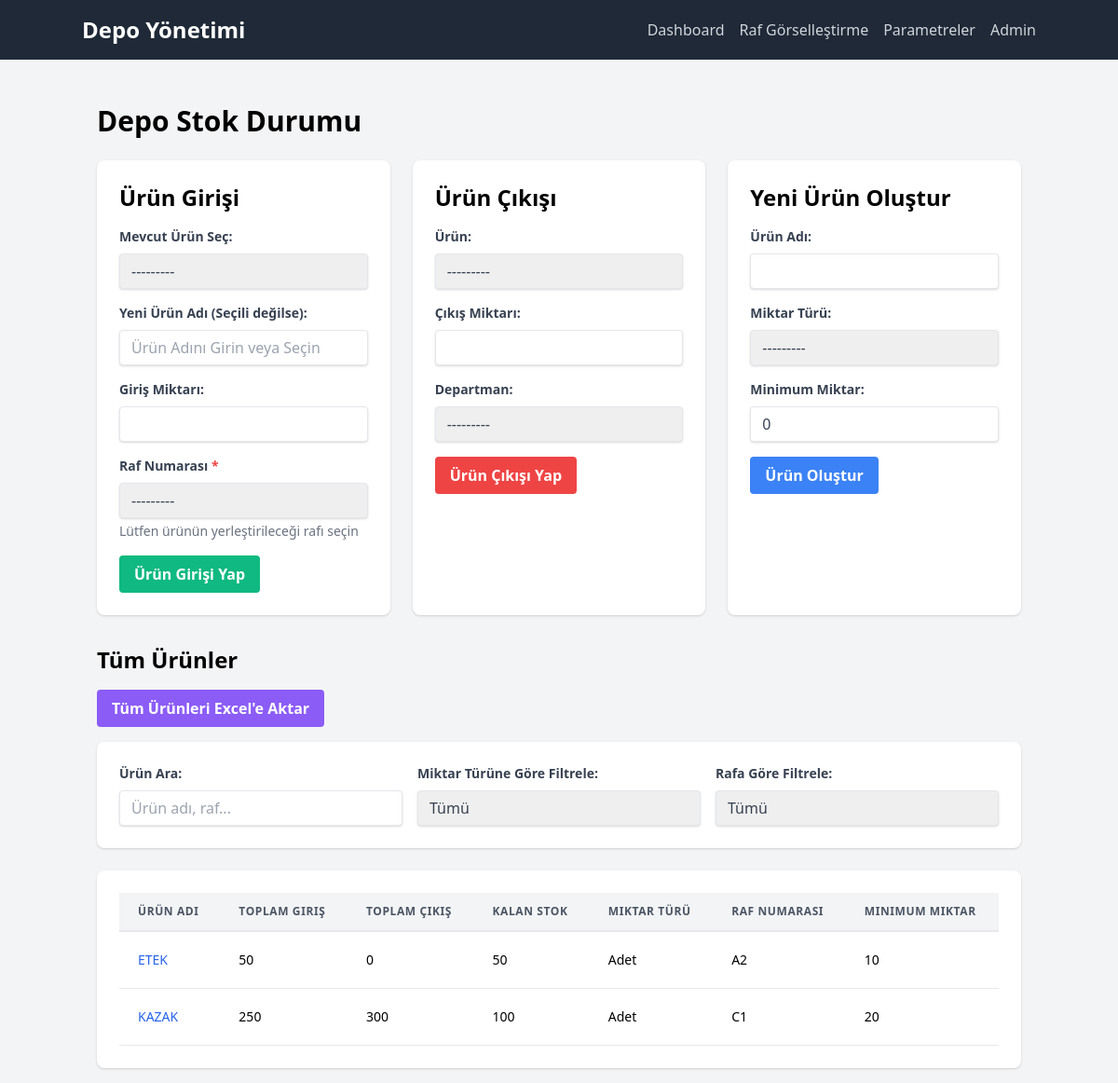
Before: / (signed in) with the older database file.
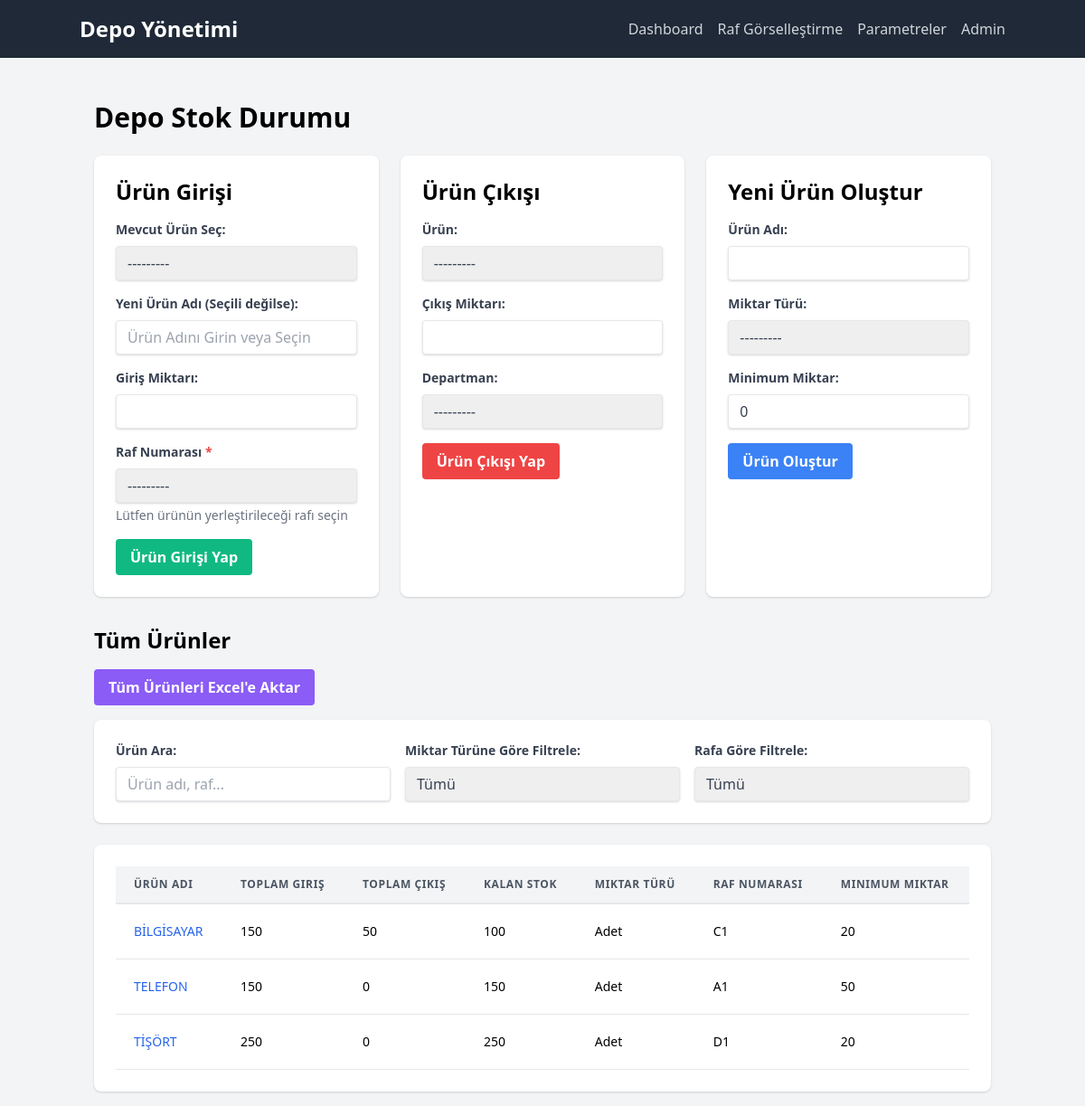
After: the same page with the newer database file.
### depo/models.py (models this page shows, shortened)
class Product(models.Model):
    name = models.CharField(max_length=200, unique=True, verbose_name="Ürün Adı")
    quantity_type = models.ForeignKey(QuantityType, on_delete=models.SET_NULL, null=True, verbose_name="Miktar Türü")
    minimum_quantity = models.IntegerField(default=0, verbose_name="Minimum Miktar")
    shelf = models.ForeignKey(Shelf, on_delete=models.SET_NULL, null=True, blank=True, verbose_name="Raf Numarası")
    class Meta:
        verbose_name = "Ürün"
        verbose_name_plural = "Ürünler"
    def __str__(self):
        return self.name
    @property
    def calculated_stock(self):
        total_entry = self.entrytransaction_set.aggregate(
            total=Coalesce(Sum('quantity'), Value(0))
        )['total']
        total_exit = self.exittransaction_set.aggregate(
            total=Coalesce(Sum('quantity'), Value(0))
        )['total']
        return total_entry - total_exit

class QuantityType(models.Model):
    name = models.CharField(max_length=50, unique=True, verbose_name="Miktar Türü")
    class Meta:
        verbose_name = "Miktar Türü"
        verbose_name_plural = "Miktar Türleri"
    def __str__(self):
        return self.name

class Shelf(models.Model):
    name = models.CharField(max_length=50, unique=True, verbose_name="Raf Numarası")
    class Meta:
        verbose_name = "Raf"
        verbose_name_plural = "Raflar"
    def __str__(self):
        return self.name

### depo/views.py (the view)
# urls.py: path('', views.DashboardView.as_view(), name='dashboard'),
class DashboardView(LoginRequiredMixin, ListView):
    model = Product
    template_name = 'depo/dashboard.html'
    context_object_name = 'products'
    def get_queryset(self):
        return Product.objects.annotate(
            total_entry=Coalesce(Sum('entrytransaction__quantity'), Value(0)),
            total_exit=Coalesce(Sum('exittransaction__quantity'), Value(0)),
            stock_calc=F('total_entry') - F('total_exit')  # isim değişti!
        ).order_by('name')
    def get_context_data(self, **kwargs):
        context = super().get_context_data(**kwargs)
        queryset = list(self.get_queryset())
        context['total_products'] = len(queryset)
        context['total_stock'] = sum(p.stock_calc for p in queryset)
        context['products'] = queryset
        context['entry_form'] = EntryTransactionForm()
        context['exit_form'] = ExitTransactionForm()
        context['product_form'] = ProductForm()
        context['quantity_types'] = QuantityType.objects.all()
        context['shelves'] = Shelf.objects.all()
        return context

### depo/forms.py (shortened to what this page needs)
class ExitTransactionForm(forms.ModelForm):
    def __init__(self, *args, **kwargs):
        super().__init__(*args, **kwargs)
        self.fields['product'].queryset = Product.objects.all()
        self.fields['product'].label_from_instance = lambda obj: f"{obj.name} (Kalan: {calculate_product_stock(obj)} {obj.quantity_type})"
    class Meta:
        model = ExitTransaction
        fields = ['product', 'quantity', 'department']
        labels = {
            'product': 'Ürün',
            'quantity': 'Çıkış Miktarı',
            'department': 'Çıkış Departmanı',
        }
        widgets = {
            'product': forms.Select(attrs={'class': 'shadow appearance-none border rounded w-full py-2 px-3 text-gray-700 leading-tight focus:outline-none focus:shadow-outline'}),
            'quantity': forms.NumberInput(attrs={'class': 'shadow appearance-none border rounded w-full py-2 px-3 text-gray-700 leading-tight focus:outline-none focus:shadow-outline'}),
            'department': forms.Select(attrs={'class': 'shadow appearance-none border rounded w-full py-2 px-3 text-gray-700 leading-tight focus:outline-none focus:shadow-outline'}),
        }

### depo/templates/depo/dashboard.html (shortened to what the changed rows need)
{% extends 'depo/base.html' %}
{% block content %}
<h1 class="text-3xl font-bold mb-6">Depo Stok Durumu</h1>
<div class="grid grid-cols-1 md:grid-cols-2 lg:grid-cols-3 gap-6 mb-8">
    <div class="bg-white p-6 rounded-lg shadow">
        <h2 class="text-2xl font-semibold mb-4">Ürün Girişi</h2>
    </div>
    <div class="bg-white p-6 rounded-lg shadow">
        <h2 class="text-2xl font-semibold mb-4">Ürün Çıkışı</h2>
    </div>
    <div class="bg-white p-6 rounded-lg shadow">
        <h2 class="text-2xl font-semibold mb-4">Yeni Ürün Oluştur</h2>
    </div>
</div>
<h2 class="text-2xl font-semibold mb-4">Tüm Ürünler</h2>
<div class="bg-white p-6 rounded-lg shadow overflow-x-auto">
    <table class="min-w-full leading-normal" id="productTable">
        <thead>
            <tr>
                <th class="px-5 py-3 border-b-2 border-gray-200 bg-gray-100 text-left text-xs font-semibold text-gray-600 uppercase tracking-wider">Ürün Adı</th>
                <th class="px-5 py-3 border-b-2 border-gray-200 bg-gray-100 text-left text-xs font-semibold text-gray-600 uppercase tracking-wider">Toplam Giriş</th>
                <th class="px-5 py-3 border-b-2 border-gray-200 bg-gray-100 text-left text-xs font-semibold text-gray-600 uppercase tracking-wider">Toplam Çıkış</th>
                <th class="px-5 py-3 border-b-2 border-gray-200 bg-gray-100 text-left text-xs font-semibold text-gray-600 uppercase tracking-wider">Kalan Stok</th>
                <th class="px-5 py-3 border-b-2 border-gray-200 bg-gray-100 text-left text-xs font-semibold text-gray-600 uppercase tracking-wider">Miktar Türü</th>
                <th class="px-5 py-3 border-b-2 border-gray-200 bg-gray-100 text-left text-xs font-semibold text-gray-600 uppercase tracking-wider">Raf Numarası</th>
                <th class="px-5 py-3 border-b-2 border-gray-200 bg-gray-100 text-left text-xs font-semibold text-gray-600 uppercase tracking-wider">Minimum Miktar</th>
            </tr>
        </thead>
        <tbody>
            {% for product in products %}
                <tr class="{% if product.calculated_stock <= product.minimum_quantity %}bg-red-100 hover:bg-red-200{% endif %}">
                    <td class="px-5 py-5 border-b border-gray-200 {% if product.calculated_stock <= product.minimum_quantity %}bg-red-100 hover:bg-red-200{% endif %} text-sm">
                        <div class="flex items-center">
                            <a href="{% url 'product_detail' product.pk %}" class="text-blue-600 hover:text-blue-900">{{ product.name }}</a>
                        </div>
                    </td>
                    <td class="px-5 py-5 border-b border-gray-200 {% if product.calculated_stock <= product.minimum_quantity %}bg-red-100 hover:bg-red-200{% endif %} text-sm">{{ product.total_entry }}</td>
                    <td class="px-5 py-5 border-b border-gray-200 {% if product.calculated_stock <= product.minimum_quantity %}bg-red-100 hover:bg-red-200{% endif %} text-sm">{{ product.total_exit }}</td>
                    <td class="px-5 py-5 border-b border-gray-200 {% if product.calculated_stock <= product.minimum_quantity %}bg-red-100 hover:bg-red-200{% endif %} text-sm">
                        {% if product.calculated_stock <= product.minimum_quantity %}
                            <span style="color: red; font-weight: bold;">{{ product.calculated_stock }}</span>
                        {% else %}
                            {{ product.calculated_stock }}
                        {% endif %}
                    </td>
                    <td class="px-5 py-5 border-b border-gray-200 {% if product.calculated_stock <= product.minimum_quantity %}bg-red-100 hover:bg-red-200{% endif %} text-sm">{{ product.quantity_type }}</td>
                    <td class="px-5 py-5 border-b border-gray-200 {% if product.calculated_stock <= product.minimum_quantity %}bg-red-100 hover:bg-red-200{% endif %} text-sm">{{ product.shelf }}</td>
                    <td class="px-5 py-5 border-b border-gray-200 {% if product.calculated_stock <= product.minimum_quantity %}bg-red-100 hover:bg-red-200{% endif %} text-sm">{{ product.minimum_quantity }}</td>
                </tr>
            {% empty %}
                <tr>
                    <td colspan="7" class="px-5 py-5 border-b border-gray-200 bg-white text-sm text-center">Henüz hiç ürün yok.</td>
                </tr>
            {% endfor %}
        </tbody>
    </table>
</div>
{% endblock %}

Changed rows visible on the page:
removed Product: name "ETEK", total_entry "50", total_exit "0", calculated_stock "50", quantity_type "Adet", shelf "A2", minimum_quantity "10"
removed Product: name "KAZAK", total_entry "250", total_exit "300", calculated_stock "100", quantity_type "Adet", shelf "C1", minimum_quantity "20"
added Product: name "BİLGİSAYAR", total_entry "150", total_exit "50", calculated_stock "100", quantity_type "Adet", shelf "C1", minimum_quantity "20"
added Product: name "TELEFON", total_entry "150", total_exit "0", calculated_stock "150", quantity_type "Adet", shelf "A1", minimum_quantity "50"
added Product: name "TİŞÖRT", total_entry "250", total_exit "0", calculated_stock "250", quantity_type "Adet", shelf "D1", minimum_quantity "20"
